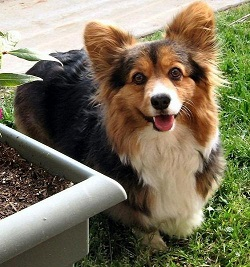
#> input picture Images/corgi working.jpg, 250 x 267 px, found by its file name
$ python LAB.py
#> lines starting #> are read from the running program, lines starting #| are printed output that depends on the picture
from skimage.color import rgb2lab, lab2rgb
import matplotlib.pyplot as plt
import numpy as np
import cv2 as cv

img = cv.imread("corgi working.jpg")
#> img is the input picture: shape (267, 250, 3); mean B, G, R 91.6, 115.3, 122.7
cv.imshow('Original',img)

def separate_channels(img,channel):
    lab_image = np.zeros(img.shape)
    lab_image[:,:,channel] = img[:,:,channel]
    lab_image = lab2rgb(lab_image)
    return (lab_image)

lab = rgb2lab(img/255.0)
#> lab: shape (267, 250, 3) float64; mean of channels 0, 1, 2 45.6, -5.5, -6.6
lab_L = separate_channels(lab,0)
#> in separate_channels, `lab_image[:,:,channel] = img[:,:,channel]`: lab_image: shape (267, 250, 3) float64; mean of channels 0, 1, 2 45.6, 0, 0
#> in separate_channels, `lab_image = lab2rgb(lab_image)`:
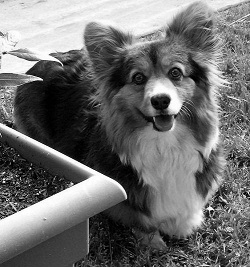
#> lab_image: shape (267, 250, 3) float64; mean R, G, B 0.44, 0.44, 0.44
lab_a = separate_channels(lab,1)
#> call 2 of separate_channels, with channel = 1
#> in separate_channels (call 2), `lab_image[:,:,channel] = img[:,:,channel]`: lab_image: shape (267, 250, 3) float64; mean of channels 0, 1, 2 0, -5.5, 0
#> in separate_channels (call 2), `lab_image = lab2rgb(lab_image)`:
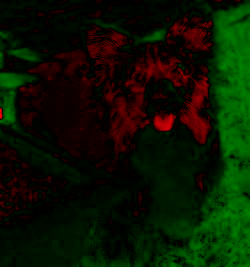
#> lab_image: shape (267, 250, 3) float64; mean R, G, B 0.00844, 0.0179, 0.000158; drawn with min black and max white
lab_b = separate_channels(lab,2)
#> call 3 of separate_channels, with channel = 2
#> in separate_channels (call 3), `lab_image[:,:,channel] = img[:,:,channel]`: lab_image: shape (267, 250, 3) float64; mean of channels 0, 1, 2 0, 0, -6.6
#> in separate_channels (call 3), `lab_image = lab2rgb(lab_image)`:
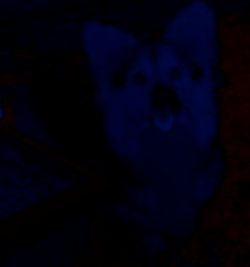
#> lab_image: shape (267, 250, 3) float64; mean R, G, B 0.00745, 0.00362, 0.057

plt.subplot(3,3,1)
plt.imshow(lab_L)
plt.title('Lab L')
plt.subplot(3,3,2)
plt.imshow(lab_a)
plt.title('Lab a')
plt.subplot(3,3,3)
plt.imshow(lab_b)
plt.title('Lab b')
plt.show()
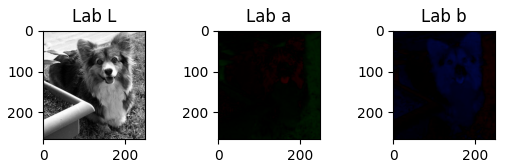
#> figure drawn by matplotlib, 3 panels

$ run again, with Images/NICKY_welcome.jpg copied over Images/corgi working.jpg
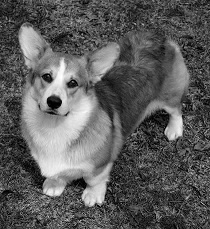
#> input picture Images/NICKY_welcome.jpg, 210 x 229 px, found by its file name
#> img is the input picture: shape (229, 210, 3); min 0, max 255, mean 92.7
#> lab: shape (229, 210, 3) float64; mean of channels 0, 1, 2 38.3, 0, 0
#> in separate_channels (call 3), `lab_image = lab2rgb(lab_image)`:
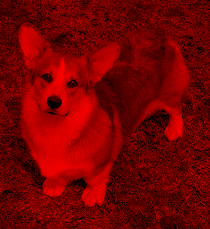
#> lab_image: shape (229, 210, 3) float64; mean R, G, B 9.75e-06, 0, 0; drawn with min black and max white
#> `plt.show()`:
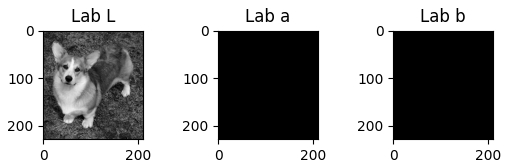
#> figure drawn by matplotlib, 3 panels
